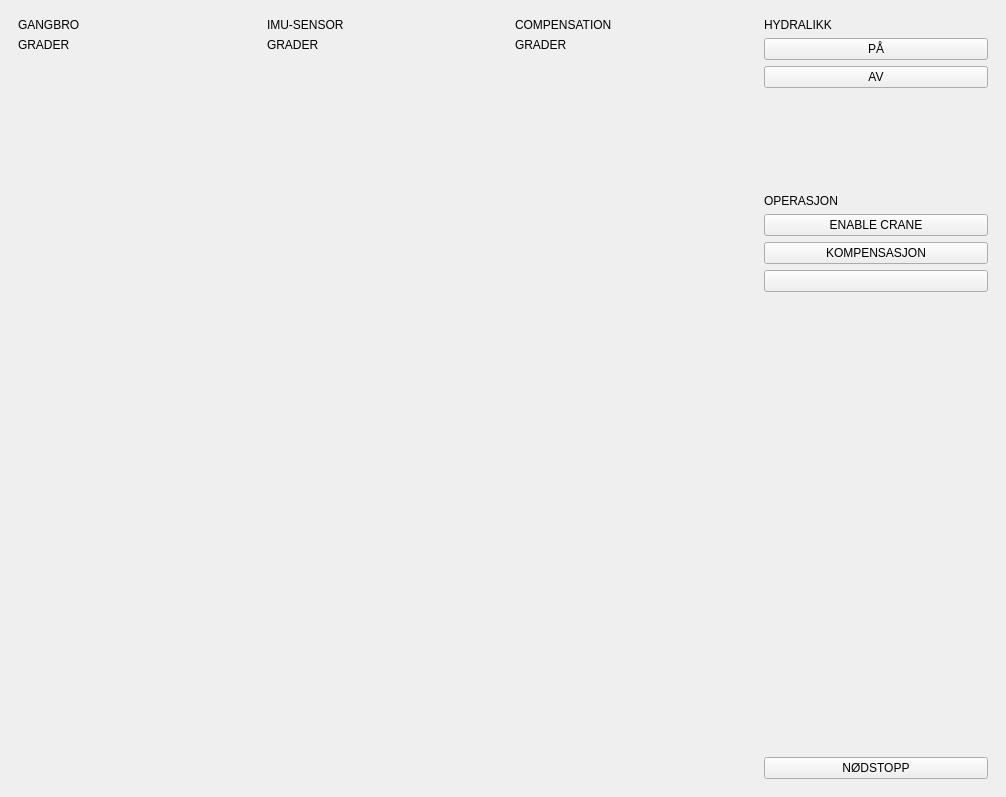
<?xml version="1.0" encoding="UTF-8"?>
<ui version="4.0">
 <class>mainWindow</class>
 <widget class="CDPBaseMainWindow" name="mainWindow">
  <property name="geometry">
   <rect>
    <x>0</x>
    <y>0</y>
    <width>1006</width>
    <height>797</height>
   </rect>
  </property>
  <property name="windowTitle">
   <string>Main Window</string>
  </property>
  <property name="animated">
   <bool>true</bool>
  </property>
  <property name="tabShape">
   <enum>QTabWidget::Rounded</enum>
  </property>
  <property name="msgBoxBgSvg">
   <string>:/themes/flat_gray_light/backgrounds/bgMsgBox.svg</string>
  </property>
  <property name="msgBoxBtnSvg">
   <string>:/themes/flat_gray_light/buttons/buttonPlain.svg</string>
  </property>
  <property name="themeNight">
   <string>flat_gray</string>
  </property>
  <property name="themeDay">
   <string>flat_gray_light</string>
  </property>
  <property name="numPadName" stdset="0">
   <string>CDPBaseNumPad</string>
  </property>
  <property name="keyPadName" stdset="0">
   <string>CDPBaseKeyPad</string>
  </property>
  <widget class="QWidget" name="centralwidget">
   <layout class="QHBoxLayout" name="horizontalLayout">
    <item>
     <widget class="CDPBaseContainer" name="container">
      <layout class="QVBoxLayout" name="verticalLayout">
       <item>
        <widget class="CDPBaseLabel" name="label_4">
         <property name="text">
          <string>GANGBRO</string>
         </property>
        </widget>
       </item>
       <item>
        <widget class="CDPBaseLabel" name="label">
         <property name="text">
          <string>GRADER</string>
         </property>
        </widget>
       </item>
       <item>
        <widget class="CDPBaseMeter" name="meter_6">
         <property name="meterType">
          <enum>CDPBaseMeter::Custom</enum>
         </property>
         <property name="maxValue">
          <double>180.000000000000000</double>
         </property>
         <property name="textPrefix">
          <string>Degrees</string>
         </property>
         <property name="textSuffix">
          <string>BOOM</string>
         </property>
         <property name="numPrecision" stdset="0">
          <number>0</number>
         </property>
        </widget>
       </item>
       <item>
        <widget class="CDPBaseMeter" name="meter_5">
         <property name="meterType">
          <enum>CDPBaseMeter::Custom</enum>
         </property>
         <property name="maxValue">
          <double>180.000000000000000</double>
         </property>
         <property name="textPrefix">
          <string>Degrees</string>
         </property>
         <property name="textSuffix">
          <string>BASE</string>
         </property>
         <property name="numPrecision" stdset="0">
          <number>0</number>
         </property>
        </widget>
       </item>
       <item>
        <spacer name="verticalSpacer_2">
         <property name="orientation">
          <enum>Qt::Vertical</enum>
         </property>
         <property name="sizeHint" stdset="0">
          <size>
           <width>20</width>
           <height>40</height>
          </size>
         </property>
        </spacer>
       </item>
      </layout>
     </widget>
    </item>
    <item>
     <widget class="CDPBaseContainer" name="container_2">
      <layout class="QVBoxLayout" name="verticalLayout_2">
       <item>
        <widget class="CDPBaseLabel" name="label_3">
         <property name="text">
          <string>IMU-SENSOR</string>
         </property>
        </widget>
       </item>
       <item>
        <widget class="CDPBaseLabel" name="label_7">
         <property name="text">
          <string>GRADER</string>
         </property>
        </widget>
       </item>
       <item>
        <widget class="CDPBaseMeter" name="meter_2">
         <property name="meterType">
          <enum>CDPBaseMeter::Custom</enum>
         </property>
         <property name="maxValue">
          <double>180.000000000000000</double>
         </property>
         <property name="textPrefix">
          <string>Degrees</string>
         </property>
         <property name="textSuffix">
          <string>PITCH</string>
         </property>
         <property name="numPrecision" stdset="0">
          <number>0</number>
         </property>
         <property name="numOffset">
          <number>35</number>
         </property>
         <property name="numFont">
          <font>
           <family>Arial</family>
           <pointsize>6</pointsize>
           <weight>50</weight>
           <bold>false</bold>
           <stylestrategy>PreferAntialias</stylestrategy>
          </font>
         </property>
         <property name="cdpRouting" stdset="0">
          <string>untitled5App.ModbusMasterTCP.IO.Outputs.Output2_Jaw.Value</string>
         </property>
        </widget>
       </item>
       <item>
        <widget class="CDPBaseMeter" name="meter_3">
         <property name="meterType">
          <enum>CDPBaseMeter::Custom</enum>
         </property>
         <property name="maxValue">
          <double>180.000000000000000</double>
         </property>
         <property name="textPrefix">
          <string>Degrees</string>
         </property>
         <property name="textSuffix">
          <string>YAW</string>
         </property>
         <property name="numPrecision" stdset="0">
          <number>0</number>
         </property>
         <property name="cdpRouting" stdset="0">
          <string>untitled5App.ModbusMasterTCP.IO.Outputs.Output1_Pitch.Value</string>
         </property>
        </widget>
       </item>
       <item>
        <spacer name="verticalSpacer_3">
         <property name="orientation">
          <enum>Qt::Vertical</enum>
         </property>
         <property name="sizeHint" stdset="0">
          <size>
           <width>20</width>
           <height>40</height>
          </size>
         </property>
        </spacer>
       </item>
      </layout>
      <zorder>meter_2</zorder>
      <zorder>meter_3</zorder>
      <zorder>label_3</zorder>
      <zorder>verticalSpacer_3</zorder>
      <zorder>label_7</zorder>
     </widget>
    </item>
    <item>
     <widget class="CDPBaseContainer" name="container_3">
      <layout class="QVBoxLayout" name="verticalLayout_3">
       <item>
        <widget class="CDPBaseLabel" name="label_2">
         <property name="text">
          <string>COMPENSATION</string>
         </property>
        </widget>
       </item>
       <item>
        <widget class="CDPBaseLabel" name="label_8">
         <property name="text">
          <string>GRADER</string>
         </property>
        </widget>
       </item>
       <item>
        <widget class="CDPBaseMeter" name="meter_9">
         <property name="meterType">
          <enum>CDPBaseMeter::Custom</enum>
         </property>
         <property name="maxValue">
          <double>180.000000000000000</double>
         </property>
         <property name="textSuffix">
          <string>BOOM</string>
         </property>
         <property name="numPrecision" stdset="0">
          <number>0</number>
         </property>
        </widget>
       </item>
       <item>
        <widget class="CDPBaseMeter" name="meter_8">
         <property name="meterType">
          <enum>CDPBaseMeter::Custom</enum>
         </property>
         <property name="maxValue">
          <double>180.000000000000000</double>
         </property>
         <property name="textSuffix">
          <string>BASE</string>
         </property>
         <property name="numPrecision" stdset="0">
          <number>0</number>
         </property>
        </widget>
       </item>
       <item>
        <spacer name="verticalSpacer_5">
         <property name="orientation">
          <enum>Qt::Vertical</enum>
         </property>
         <property name="sizeHint" stdset="0">
          <size>
           <width>20</width>
           <height>40</height>
          </size>
         </property>
        </spacer>
       </item>
      </layout>
     </widget>
    </item>
    <item>
     <widget class="CDPBaseContainer" name="container_4">
      <layout class="QVBoxLayout" name="verticalLayout_4">
       <item>
        <widget class="CDPBaseLabel" name="label_5">
         <property name="text">
          <string>HYDRALIKK</string>
         </property>
        </widget>
       </item>
       <item>
        <widget class="CDPBaseButtonWithLamp" name="buttonWithLamp">
         <property name="text">
          <string>PÅ</string>
         </property>
         <property name="svgFile">
          <string>:/themes/flat_gray_light/buttons/buttonPlainLedM.svg</string>
         </property>
         <property name="pushRoutables" stdset="0">
          <stringlist>
           <string>cdpPressedRouting</string>
           <string>cdpRouting</string>
          </stringlist>
         </property>
        </widget>
       </item>
       <item>
        <widget class="CDPBaseButtonWithLamp" name="buttonWithLamp_2">
         <property name="text">
          <string>AV</string>
         </property>
         <property name="svgFile">
          <string>:/themes/flat_gray_light/buttons/buttonPlainLedM.svg</string>
         </property>
         <property name="pushRoutables" stdset="0">
          <stringlist>
           <string>cdpPressedRouting</string>
           <string>cdpRouting</string>
          </stringlist>
         </property>
        </widget>
       </item>
       <item>
        <spacer name="verticalSpacer">
         <property name="orientation">
          <enum>Qt::Vertical</enum>
         </property>
         <property name="sizeType">
          <enum>QSizePolicy::Fixed</enum>
         </property>
         <property name="sizeHint" stdset="0">
          <size>
           <width>100</width>
           <height>100</height>
          </size>
         </property>
        </spacer>
       </item>
       <item>
        <widget class="CDPBaseLabel" name="label_6">
         <property name="text">
          <string>OPERASJON</string>
         </property>
        </widget>
       </item>
       <item>
        <widget class="CDPBaseButtonWithLamp" name="buttonWithLamp_6">
         <property name="text">
          <string>ENABLE CRANE</string>
         </property>
         <property name="svgFile">
          <string>:/themes/flat_gray_light/buttons/buttonPlainLedM.svg</string>
         </property>
         <property name="pushRoutables" stdset="0">
          <stringlist>
           <string>cdpPressedRouting</string>
           <string>cdpRouting</string>
          </stringlist>
         </property>
        </widget>
       </item>
       <item>
        <widget class="CDPBaseButtonWithLamp" name="buttonWithLamp_5">
         <property name="text">
          <string>KOMPENSASJON</string>
         </property>
         <property name="svgFile">
          <string>:/themes/flat_gray_light/buttons/buttonPlainLedM.svg</string>
         </property>
         <property name="pushRoutables" stdset="0">
          <stringlist>
           <string>cdpPressedRouting</string>
           <string>cdpRouting</string>
          </stringlist>
         </property>
        </widget>
       </item>
       <item>
        <widget class="CDPBaseButtonWithLamp" name="buttonWithLamp_3">
         <property name="svgFile">
          <string>:/themes/flat_gray_light/buttons/buttonPlainLedM.svg</string>
         </property>
         <property name="pushRoutables" stdset="0">
          <stringlist>
           <string>cdpPressedRouting</string>
           <string>cdpRouting</string>
          </stringlist>
         </property>
        </widget>
       </item>
       <item>
        <spacer name="verticalSpacer_4">
         <property name="orientation">
          <enum>Qt::Vertical</enum>
         </property>
         <property name="sizeHint" stdset="0">
          <size>
           <width>20</width>
           <height>40</height>
          </size>
         </property>
        </spacer>
       </item>
       <item>
        <widget class="CDPBaseButton" name="button">
         <property name="text">
          <string>NØDSTOPP</string>
         </property>
         <property name="svgFile">
          <string>:/themes/flat_gray_light/buttons/buttonPlain.svg</string>
         </property>
         <property name="pushRoutables" stdset="0">
          <stringlist>
           <string>cdpPressedRouting</string>
          </stringlist>
         </property>
        </widget>
       </item>
      </layout>
     </widget>
    </item>
   </layout>
  </widget>
 </widget>
 <customwidgets>
  <customwidget>
   <class>CDPBaseContainer</class>
   <extends>QWidget</extends>
   <header>CDPBaseWidgets/CDPBaseContainer.h</header>
   <container>1</container>
  </customwidget>
  <customwidget>
   <class>CDPBaseButton</class>
   <extends>QPushButton</extends>
   <header>CDPBaseWidgets/CDPBaseButton.h</header>
  </customwidget>
  <customwidget>
   <class>CDPBaseButtonPopDlg</class>
   <extends>CDPBaseButtonMsg</extends>
   <header>CDPBaseWidgets/CDPBaseButtonPopDlg.h</header>
  </customwidget>
  <customwidget>
   <class>CDPBaseButtonMsg</class>
   <extends>CDPBaseButton</extends>
   <header>CDPBaseWidgets/CDPBaseButtonMsg.h</header>
  </customwidget>
  <customwidget>
   <class>CDPBaseButtonWithLamp</class>
   <extends>CDPBaseButtonPopDlg</extends>
   <header>CDPBaseWidgets/CDPBaseButtonWithLamp.h</header>
  </customwidget>
  <customwidget>
   <class>CDPBaseLabel</class>
   <extends>QLabel</extends>
   <header>CDPBaseWidgets/CDPBaseLabel.h</header>
  </customwidget>
  <customwidget>
   <class>CDPBaseMeter</class>
   <extends>QWidget</extends>
   <header>CDPBaseWidgets/CDPBaseMeter.h</header>
  </customwidget>
  <customwidget>
   <class>CDPBaseMainWindow</class>
   <extends>QMainWindow</extends>
   <header>CDPBaseWidgets/CDPBaseMainWindow.h</header>
   <container>1</container>
  </customwidget>
 </customwidgets>
 <resources/>
 <connections/>
</ui>
